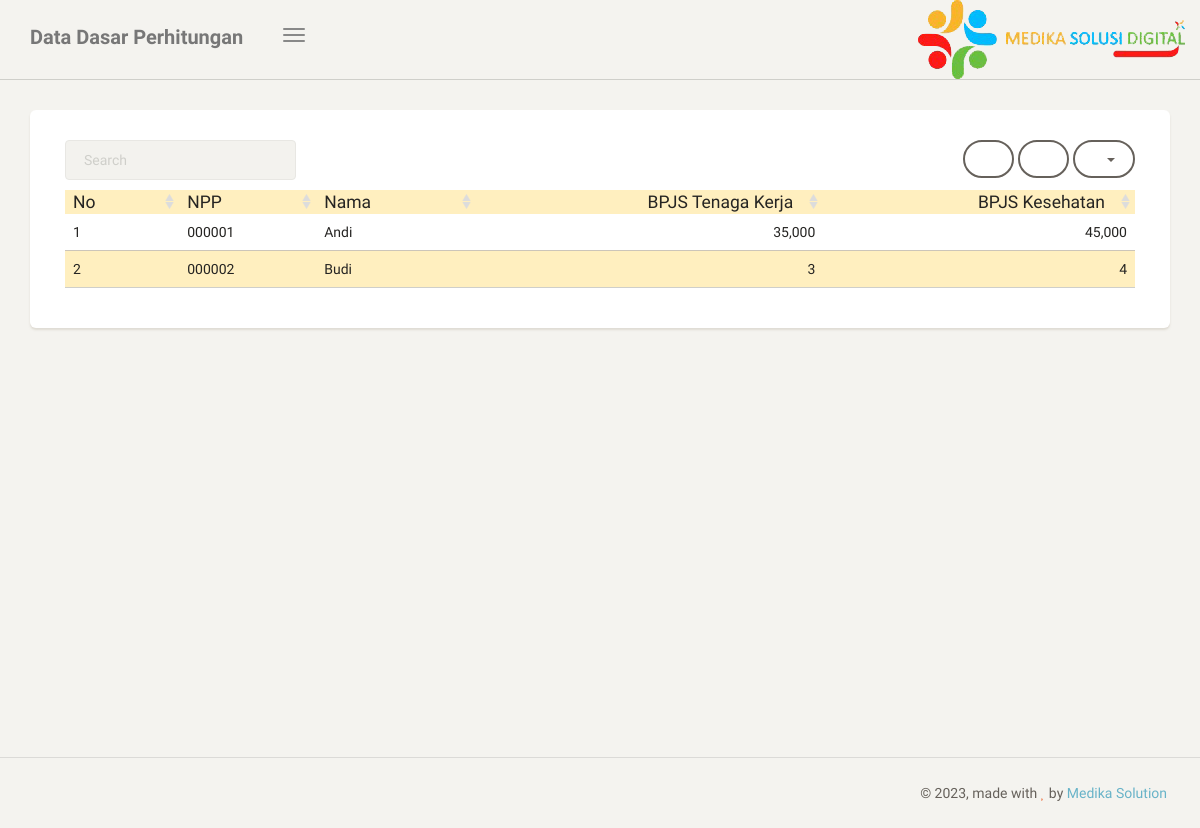
The page /bpjs.php (signed in) on the database its author committed.
### tables this page shows
CREATE TABLE IF NOT EXISTS `data_pegawai` (
  `id` int(11) NOT NULL,
  `npp` varchar(10) DEFAULT NULL,
  `nama` varchar(50) DEFAULT NULL,
  `jabatan` varchar(50) DEFAULT NULL,
  `status` varchar(50) DEFAULT NULL,
  `pendidikan` varchar(50) DEFAULT NULL,
  `golongan` varchar(50) DEFAULT NULL,
  `tanggal_masuk` date NOT NULL,
  `tanggal_kerja` float DEFAULT NULL,
  `Struktural` float DEFAULT NULL,
  `Fungsional` float DEFAULT NULL,
  `TKU` float DEFAULT NULL,
  `TunjanganKhusus` float DEFAULT NULL,
  `BPJSNaker` float DEFAULT NULL,
  `BPJSKes` float DEFAULT NULL,
  `Parkir` float DEFAULT NULL,
  `PPH21` float DEFAULT NULL,
  `jumlahhari` float NOT NULL,
  `jumlahhadir` float NOT NULL,
  `lainlain` float NOT NULL,
  `dplk` float NOT NULL,
  `zamrud` float NOT NULL,
  `savingplan` float NOT NULL,
  `obat` float NOT NULL,
  `ppni` float NOT NULL,
  `koperasi` float NOT NULL,
  `lain2` float NOT NULL,
  `lembur` float NOT NULL DEFAULT '0',
  `tanggal_merah` float NOT NULL DEFAULT '0',
  `hari_raya` float NOT NULL DEFAULT '0',
  `on_call` float NOT NULL DEFAULT '0',
  `rujuk` float NOT NULL DEFAULT '0',
  `rekom_sip` float NOT NULL DEFAULT '0',
  `jasmed` float NOT NULL DEFAULT '0',
  `pinjaman` float NOT NULL DEFAULT '0',
  `izin` float NOT NULL DEFAULT '0',
  `keterlambatan` float NOT NULL DEFAULT '0'
);

### bpjs.php (the view, shortened to what this page needs)
<!doctype html>
<html lang="en">
<head>
    <link href="assets/css/bootstrap.min.css" rel="stylesheet" />
    <link href="assets/css/paper-dashboard.css" rel="stylesheet"/>
    <link href="assets/css/demo.css" rel="stylesheet" />
    <link href="assets/css/font-awesome.min.css" rel="stylesheet">
    <link href="assets/css/themify-icons.css" rel="stylesheet">
</head>
<body>
	<div class="wrapper">
	    <div class="main-panel">
			<nav class="navbar navbar-default">
	            <div class="container-fluid">
	                <div class="navbar-header">
	                    <button type="button" class="navbar-toggle">
	                        <span class="icon-bar bar1"></span>
	                        <span class="icon-bar bar2"></span>
	                        <span class="icon-bar bar3"></span>
	                    </button>
	                    <a class="navbar-brand" href="#Dashboard">
							Data Dasar Perhitungan
						</a>
	                </div>
	                <div class="collapse navbar-collapse">
	                    <ul class="nav navbar-nav navbar-right">
	                        <li>
	                            <img src="assets/img/icon.png">
	                        </li>
	                    </ul>
	                </div>
	            </div>
	        </nav>
	        <div class="content">
	            <div class="container-fluid">
	                <div class="row">
	                    <div class="col-md-12">
	                        <div class="card">
	                            <div class="card-content">
	                                <table id="bootstrap-table" class="table">
	                                    <thead style="background-color:rgb(255, 239, 191);">
	                                        <th data-field="no" data-sortable="true">No</th>
                                            <th data-field="npp"  data-sortable="true">NPP</th>
                                            <th data-field="nama" data-sortable="true">Nama</th>
                                            <th class = "text-right" data-field="BPJSNaker"  data-sortable="true">BPJS Tenaga Kerja</th>
                                            <th class = "text-right" data-field="BPJSKes" data-sortable="true">BPJS Kesehatan</th>
	                                    </thead>
	                                    <tbody>
<?php
		include 'koneksi.php';
		$no=0;
		$data = mysqli_query($koneksi,"select * from data_pegawai");
		while($d = mysqli_fetch_array($data)){
		$no += 1;
?>
	                                        <tr
                                             <?php
											if($no % 2 == 0)
											{
												echo ' class="warning"';
											}
											?>
                                            >
	                                        	<td><?php echo $no; ?></td>
                                                <td><?php echo $d['npp']; ?></td>
                                                <td><?php echo $d['nama']; ?></td>
	                                        	<td class = "text-right" ><?php echo number_format($d['BPJSNaker']); ?></td>
                                                <td class = "text-right"><?php echo number_format($d['BPJSKes']); ?></td>
	                                        </tr>
<?php
		}
?>
	                                    </tbody>
	                                </table>
	                            </div>
	                        </div>
	                    </div>
	                </div>
	            </div>
	        </div>
            <footer class="footer">
                <div class="container-fluid">
                    <div class="copyright pull-right">
                        &copy; <script>document.write(new Date().getFullYear())</script>, made with <i class="fa fa-heart heart"></i> by <a href="">Medika Solution</a>
                    </div>
                </div>
            </footer>
	    </div>
	</div>
</body>
</html>

### rows shown on the page
data_pegawai: npp "000001", nama "Andi", BPJSNaker "35,000", BPJSKes "45,000"
data_pegawai: npp "000002", nama "Budi", BPJSNaker "3", BPJSKes "4"
